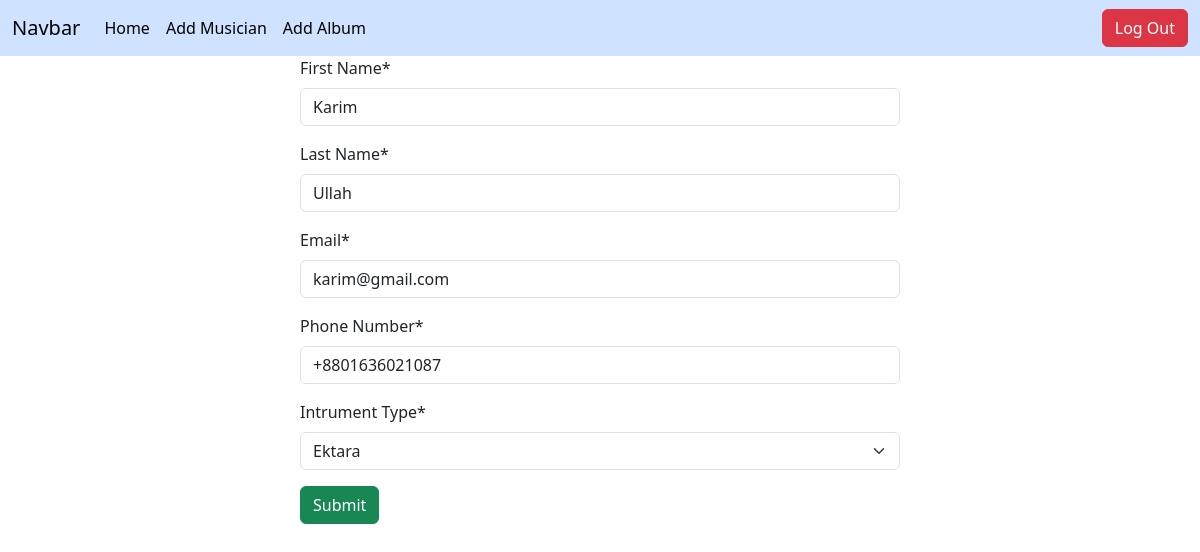
The page /musician/edit/2/ (signed in) on the database its author committed.
### musician/models.py (models this page shows, shortened)
class MusicianModel(models.Model):
    instrument_type=[
        ('Guitar','Guitar'),
        ('Tabla','Tabla'),
        ('Harmony','Harmony'),
        ('Behala','Behala'),
        ('Ektara','Ektara'),
    ]
    FirstName=models.CharField(max_length=100,unique=True)
    LastName=models.CharField(max_length=100)
    Email=models.EmailField(max_length=100)
    PhoneNumber=PhoneNumberField(default='+880')
    IntrumentType=models.CharField(max_length=100,choices=instrument_type)

### musician/views.py (the view)
# urls.py: path('edit/<int:id>/',views.UpdateMusician.as_view(),name='edit_musician'),
class UpdateMusician(UpdateView):
    model=models.MusicianModel
    form_class=forms.MusicianForm
    template_name='add_musicain.html'
    pk_url_kwarg='id'
    success_url=reverse_lazy('home')

### musician/forms.py
class MusicianForm(forms.ModelForm):
    class Meta:
        model=MusicianModel
        fields='__all__'
        labels={
            'FirstName':'First Name',
            'LastName':'Last Name',
            'PhoneNumber':'Phone Number',
            'IntrumentType':'Intrument Type',
        }

### musician/templates/add_musicain.html (shortened to what this page needs)
{% extends "base.html" %}
{% load crispy_forms_tags %}
{% block content %}
<form action="" method="post" style='margin:auto;width:50%' novalidate>
    {{form | crispy}}
    <button class='btn btn-success'>Submit</button>
</form>
{% endblock content %}

### rows shown on the page
MusicianModel: FirstName "Karim", LastName "Ullah", Email "karim@gmail.com", PhoneNumber "+8801636021087", IntrumentType "Ektara"
